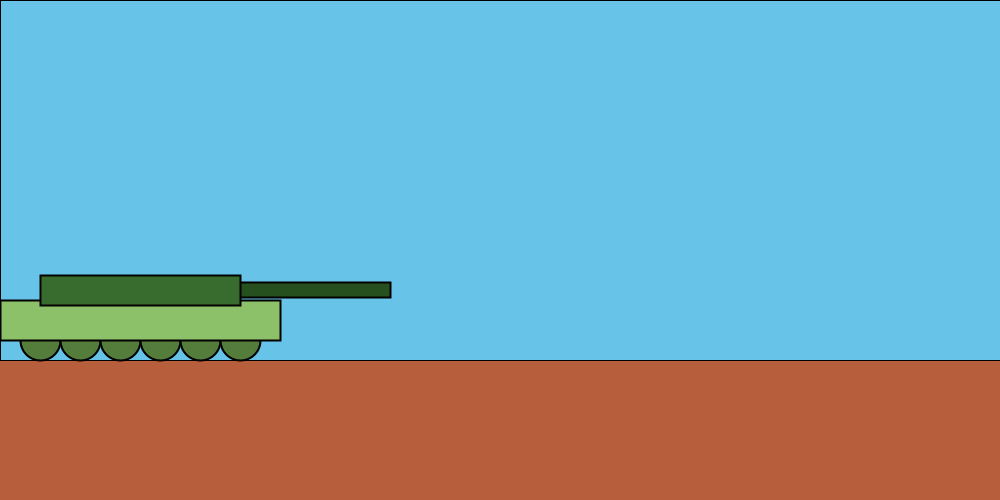
Frame 1 (no input)
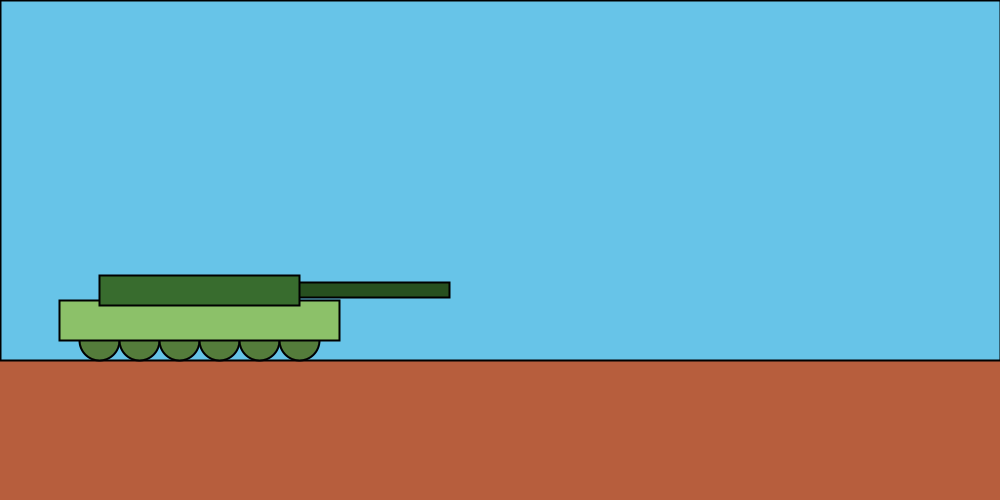
Frame 60 (the mouse pressed at the canvas centre just before this capture)
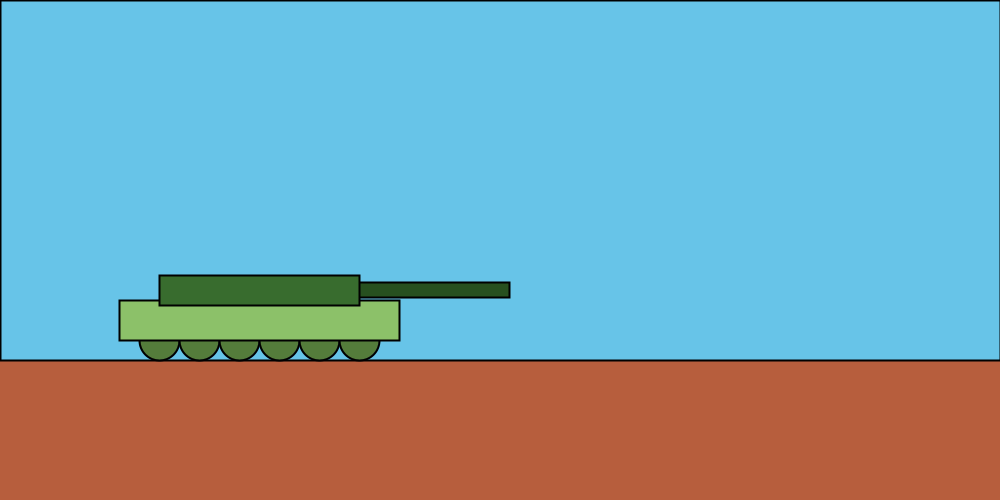
Frame 120 (the mouse held since frame 60 and released just before this capture)

The Processing sketch that drew these frames (run headless with seeded random() and noise(); from frame 60 on, the mouse is pressed at the canvas centre):

// Processing sketch: processing_125823
// ── processing_125823.pde

void setup()
{
  size(1000, 500);
  
}

int base = 40;
int qtdRodas;
  
void fundo()
{
  background(#B75E3D);
  fill(#67C4E8);
  quad(0, 0, 0, 360, 1000, 360, 1000, 0);
}

void tanque(float base)
{  
  //desenho do tanque

  for (qtdRodas=0; qtdRodas<1; qtdRodas++)
  {
    strokeWeight(2);     
    fill(#547C3B);
    ellipse(base, 340, 40, 40);
    ellipse(base+40, 340, 40, 40);
    ellipse(base+80, 340, 40, 40);
    ellipse(base+120, 340, 40, 40);
    ellipse(base+160, 340, 40, 40);
    ellipse(base+200, 340, 40, 40);
  }
  /*nao descobri um jeito de desenhar um tanque usando float
   e depois ir atualizando os valores sem que desse problemas*/

  strokeWeight(2);
  fill(#8CC169);
  rect(base-40, 300, 280, 40);
  fill(#27501F);
  rect(base+160, 282, 190, 15);
  fill(#386C2E);
  rect(base, 275, 200, 30);
  
}

void draw()
{
  fundo();
  tanque(base); 
  base += 1;
  if(base >= 800)
  {
    base = 30;
  }  
}
